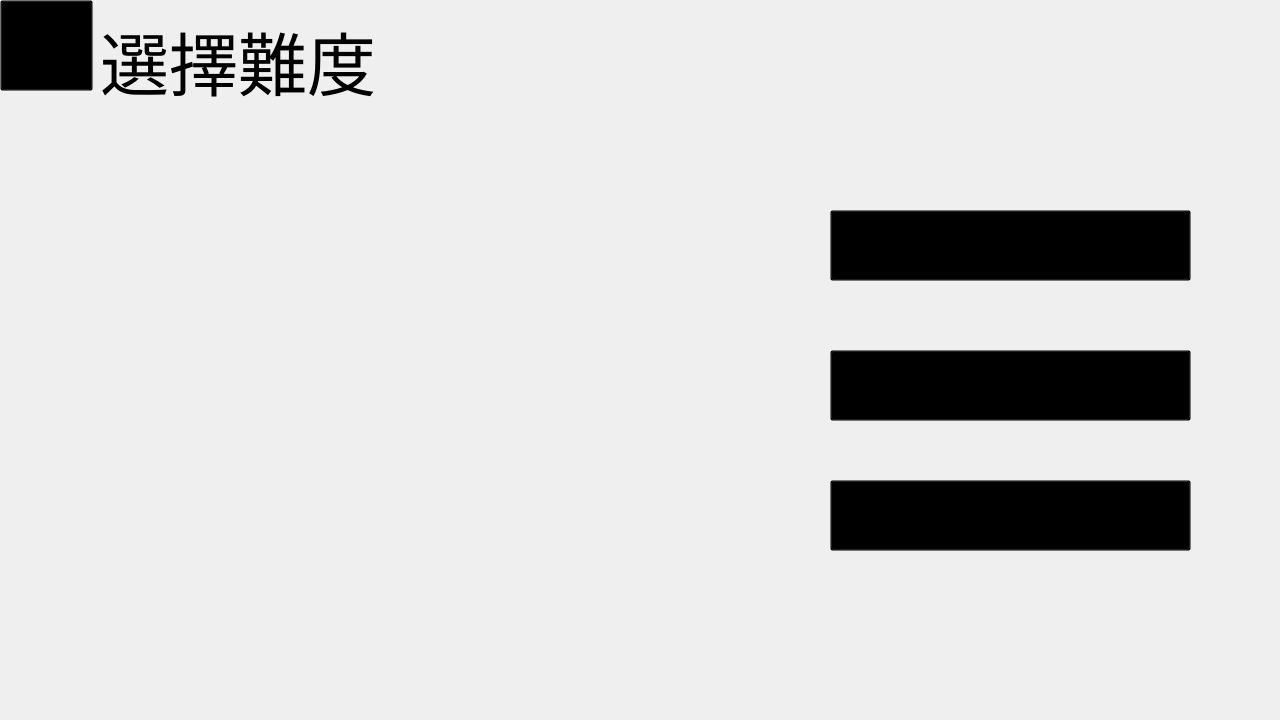
<?xml version="1.0" encoding="UTF-8"?>
<ui version="4.0">
 <class>difficulty_choose</class>
 <widget class="QWidget" name="difficulty_choose">
  <property name="geometry">
   <rect>
    <x>0</x>
    <y>0</y>
    <width>1280</width>
    <height>720</height>
   </rect>
  </property>
  <property name="windowTitle">
   <string>DifficultyChoose</string>
  </property>
  <property name="windowIcon">
   <iconset resource="pic.qrc">
    <normaloff>:/pic/ball</normaloff>:/pic/ball</iconset>
  </property>
  <property name="styleSheet">
   <string notr="true">background-image: url(:/pic/dfbgr);</string>
  </property>
  <widget class="QPushButton" name="Back">
   <property name="geometry">
    <rect>
     <x>0</x>
     <y>0</y>
     <width>93</width>
     <height>91</height>
    </rect>
   </property>
   <property name="styleSheet">
    <string notr="true">border-image: url(:/pic/back);
background: transparent</string>
   </property>
   <property name="text">
    <string/>
   </property>
  </widget>
  <widget class="QPushButton" name="Easy">
   <property name="enabled">
    <bool>true</bool>
   </property>
   <property name="geometry">
    <rect>
     <x>830</x>
     <y>210</y>
     <width>361</width>
     <height>71</height>
    </rect>
   </property>
   <property name="font">
    <font>
     <family>微软雅黑</family>
     <pointsize>21</pointsize>
    </font>
   </property>
   <property name="styleSheet">
    <string notr="true">border-image: url(:/pic/btn);
background: transparent</string>
   </property>
   <property name="text">
    <string>简            单</string>
   </property>
  </widget>
  <widget class="QPushButton" name="Medium">
   <property name="enabled">
    <bool>true</bool>
   </property>
   <property name="geometry">
    <rect>
     <x>830</x>
     <y>350</y>
     <width>361</width>
     <height>71</height>
    </rect>
   </property>
   <property name="font">
    <font>
     <family>微软雅黑</family>
     <pointsize>21</pointsize>
    </font>
   </property>
   <property name="styleSheet">
    <string notr="true">border-image: url(:/pic/btn);
background: transparent</string>
   </property>
   <property name="text">
    <string>中            等</string>
   </property>
  </widget>
  <widget class="QPushButton" name="Hard">
   <property name="enabled">
    <bool>true</bool>
   </property>
   <property name="geometry">
    <rect>
     <x>830</x>
     <y>480</y>
     <width>361</width>
     <height>71</height>
    </rect>
   </property>
   <property name="font">
    <font>
     <family>微软雅黑</family>
     <pointsize>22</pointsize>
    </font>
   </property>
   <property name="styleSheet">
    <string notr="true">border-image: url(:/pic/btn);
background: transparent</string>
   </property>
   <property name="text">
    <string>困          难</string>
   </property>
  </widget>
  <widget class="QLabel" name="label">
   <property name="geometry">
    <rect>
     <x>100</x>
     <y>0</y>
     <width>361</width>
     <height>121</height>
    </rect>
   </property>
   <property name="font">
    <font>
     <family>DFPNewChuan-B5</family>
     <pointsize>52</pointsize>
    </font>
   </property>
   <property name="styleSheet">
    <string notr="true">background: transparent</string>
   </property>
   <property name="text">
    <string>選擇難度</string>
   </property>
  </widget>
 </widget>
 <resources>
  <include location="pic.qrc"/>
 </resources>
 <connections/>
</ui>
